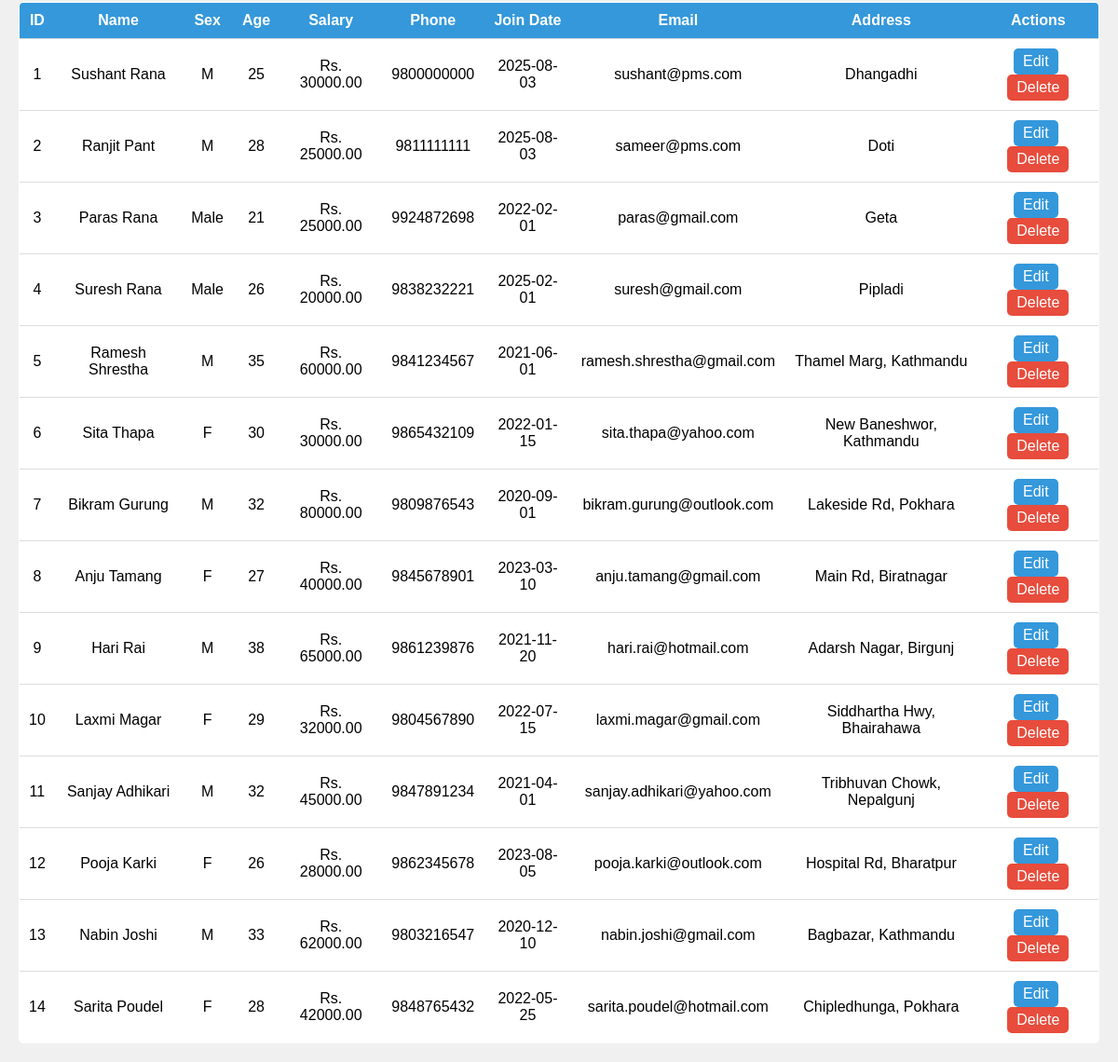
Page /employees.php (signed in, lower part) on the earlier database version.
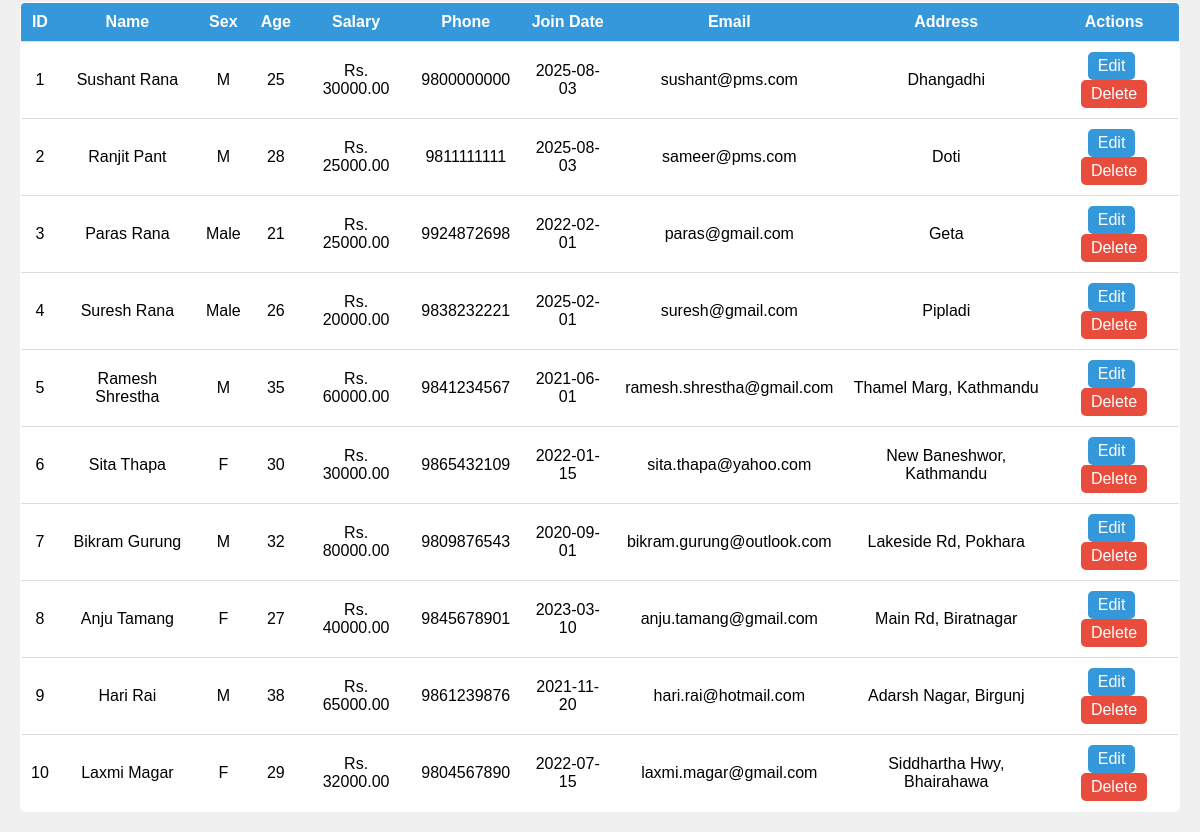
Same page on the later database version.
### tables this page shows
CREATE TABLE `employee` (
  `E_ID` int(11) NOT NULL,
  `E_Fname` varchar(50) DEFAULT NULL,
  `E_Lname` varchar(50) DEFAULT NULL,
  `E_Sex` varchar(10) DEFAULT NULL,
  `Bdate` date DEFAULT NULL,
  `E_Age` int(11) DEFAULT NULL,
  `E_Type` varchar(50) DEFAULT NULL,
  `E_Sal` decimal(10,2) DEFAULT NULL,
  `E_Phno` varchar(15) DEFAULT NULL,
  `E_date` date DEFAULT NULL,
  `E_Mail` varchar(100) DEFAULT NULL,
  `E_Add` varchar(200) DEFAULT NULL
);

### employees.php (the view, shortened to what this page needs)
<?php
$conn = new mysqli("localhost", "root", "", "pharmacy");
$emps = $conn->query("SELECT * FROM employee");
?>
<!DOCTYPE html>
<html>
<head>
  <link rel="stylesheet" href="css/employees.css">
</head>
<body>
  <br>
  <br>
  <div class="table-responsive">
    <table>
      <tr>
        <th>ID</th>
        <th>Name</th>
        <th>Sex</th>
        <th>Age</th>
        <th>Salary</th>
        <th>Phone</th>
        <th>Join Date</th>
        <th>Email</th>
        <th>Address</th>
        <th>Actions</th>
      </tr>
      <?php while ($e = $emps->fetch_assoc()): ?>
        <tr>
          <td><?= $e['E_ID'] ?></td>
          <td><?= $e['E_Fname'] ?>   <?= $e['E_Lname'] ?></td>
          <td><?= $e['E_Sex'] ?></td>
          <td><?= $e['E_Age'] ?></td>
          <td>Rs. <?= $e['E_Sal'] ?></td>
          <td><?= $e['E_Phno'] ?></td>
          <td><?= $e['E_date'] ?></td>
          <td><?= $e['E_Mail'] ?></td>
          <td><?= $e['E_Add'] ?></td>
          <td>
           <?php
            $role = $_SESSION['role'];
            if ($role == 'admin') {
              echo "<a class='btn-edit' href='edit_employee.php?id={$e['E_ID']}'>Edit</a>";
              echo "<a class='btn-del' href='delete_employee.php?id={$e['E_ID']}' onclick='return confirm(\"Delete this employee?\")'>Delete</a>";
            } else {
              echo "<span style='color: black;'>View Only</span>";
            }
            ?>
          </td>
        </tr>
      <?php endwhile; ?>
    </table>
  </div>
</body>
</html>

Differences in the rows shown:
removed employee: E_ID "11", E_Fname "Sanjay", E_Lname "Adhikari", E_Sex "M", E_Age "32", E_Sal "45000.00", E_Phno "9847891234", E_date "2021-04-01", E_Mail "sanjay.adhikari@yahoo.com", E_Add "Tribhuvan Chowk, Nepalgunj"
removed employee: E_ID "12", E_Fname "Pooja", E_Lname "Karki", E_Sex "F", E_Age "26", E_Sal "28000.00", E_Phno "9862345678", E_date "2023-08-05", E_Mail "pooja.karki@outlook.com", E_Add "Hospital Rd, Bharatpur"
removed employee: E_ID "13", E_Fname "Nabin", E_Lname "Joshi", E_Sex "M", E_Age "33", E_Sal "62000.00", E_Phno "9803216547", E_date "2020-12-10", E_Mail "nabin.joshi@gmail.com", E_Add "Bagbazar, Kathmandu"
removed employee: E_ID "14", E_Fname "Sarita", E_Lname "Poudel", E_Sex "F", E_Age "28", E_Sal "42000.00", E_Phno "9848765432", E_date "2022-05-25", E_Mail "sarita.poudel@hotmail.com", E_Add "Chipledhunga, Pokhara"
